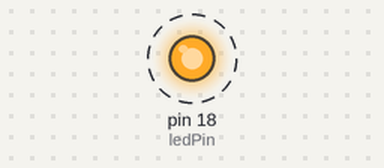
This sketch was run on a simulated Arduino Uno, built with avr-gcc and run on an emulated ATmega328P. Parts: output pins drawn as LEDs (lit = HIGH). Dashed ring = blinking.

Above: at 0.5 s.
Timing chart, 0 to 4.6 s (numbered marks = the images above):
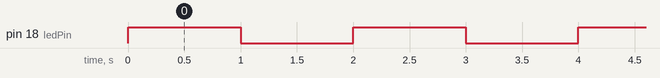

Measured:
- by itself, pin 18 (ledPin): alternates HIGH for 1.0 s and LOW for 1.0 s

The sketch:

led_blink.ino
```cpp
// 定义 LED 连接的引脚
const int ledPin = 18;  // GPIO 2
void setup() {
  // 初始化 LED 引脚为输出
  pinMode(ledPin, OUTPUT);
}
void loop() {
  // 打开 LED
  digitalWrite(ledPin, HIGH);
  delay(1000);  // 等待 1 秒
  // 关闭 LED
  digitalWrite(ledPin, LOW);
  delay(1000);  // 等待 1 秒
}
```
